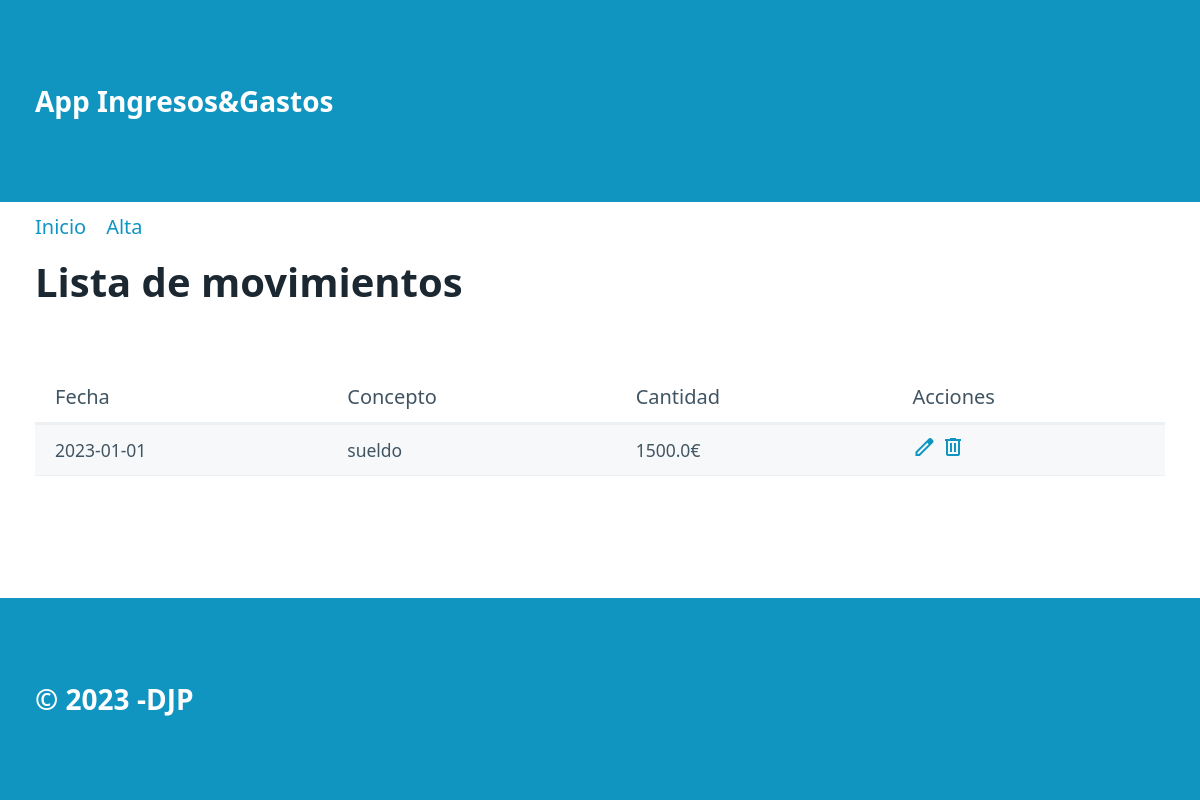
Before: / with the older database file.
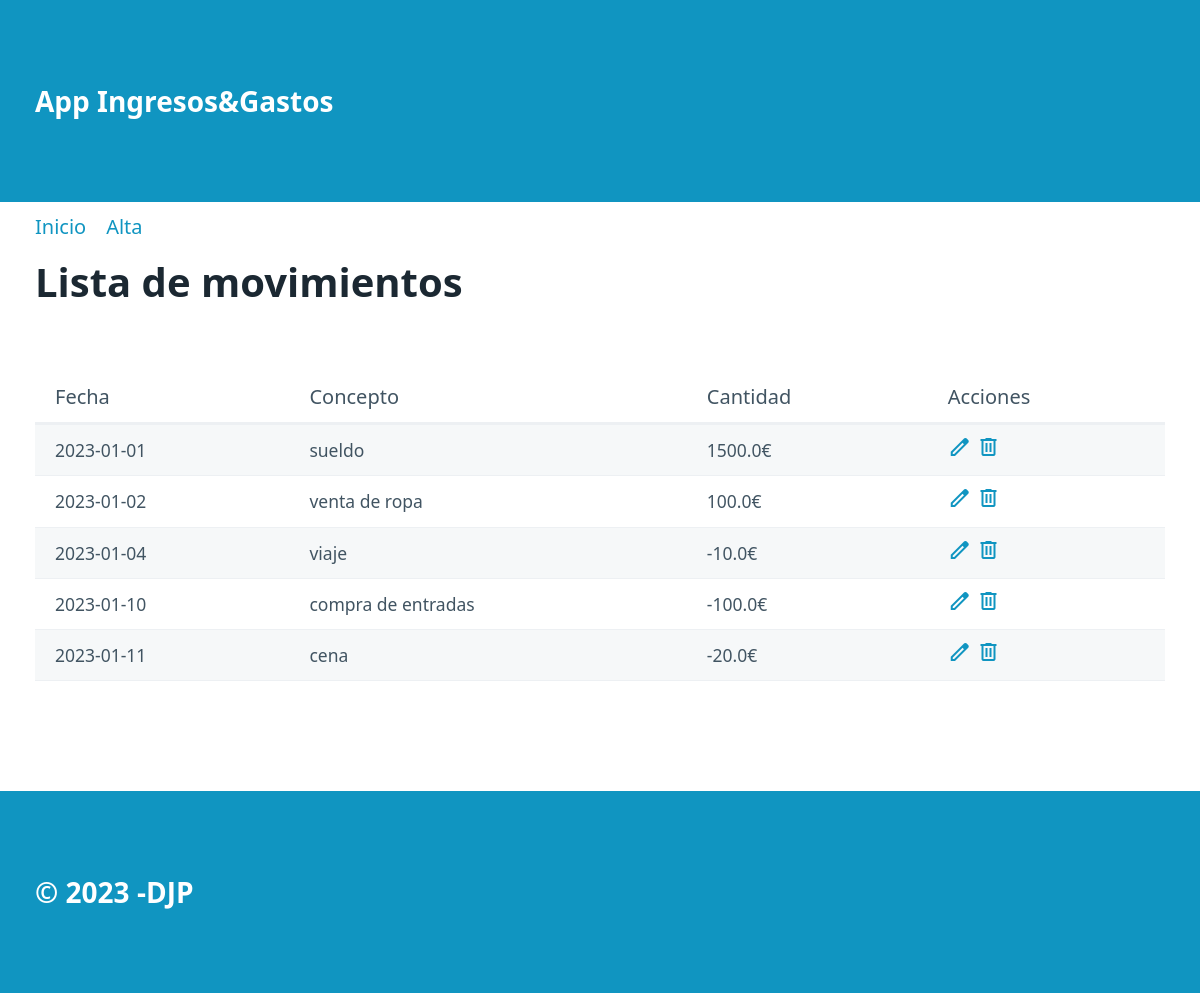
After: the same page with the newer database file.
### tables this page shows
CREATE TABLE "movement" (
	"id"	INTEGER,
	"date"	TEXT NOT NULL,
	"concept"	TEXT NOT NULL,
	"quantity"	REAL NOT NULL,
	PRIMARY KEY("id" AUTOINCREMENT)
);

### registro_ig/routes.py (the view)
@app.route('/')
def index():
    registros = select_all()
    datos_mov=[
        {"id":1,"date":"2022-01-01","concept":"Sueldo","quantity":1500},
        {"id":2,"date":"2022-01-05","concept":"Regalo Reyes","quantity":-150},
        {"id":3,"date":"2022-01-06","concept":"Almuerzo Reyes","quantity":-100},
    ]
    return render_template('index.html',pageTitle="Todos",data=registros)

### registro_ig/models.py (called while the page is built)
def select_all():
    con = sqlite3.connect(ORIGIN_DATA)
    cur = con.cursor()
    res = cur.execute('SELECT id,date,concept,quantity from movement order by date')
    filas = res.fetchall() #capturo las filas de datos
    columnas = res.description #capturo los nombres de columnas
    resultado = []
    for fila in filas:
        dato = {}
        posicion = 0
        for campo in columnas:
            dato[campo[0]] = fila[posicion]
            posicion += 1
        resultado.append(dato)
    con.close()
    return resultado

### registro_ig/templates/index.html (shortened to what this page needs)
{% extends "base.html" %}
{% block section %}
<h1>Lista de movimientos</h1>
        <table role="grid">
            <thead>
                <tr>
                    <th>Fecha</th>
                    <th>Concepto</th>
                    <th>Cantidad</th>
                    <th>Acciones</th>
                </tr>
            </thead>
            <tbody>
                {% for movements in data %}
                <tr>
                    <td>{{movements.date}}</td>
                    <td>{{movements.concept}}</td>
                    <td>{{movements.quantity}}€</td>
                    <td>
                        <a href="/update/{{movements.id}}">
                            <span class="material-symbols-outlined">
                            </span>
                        </a>
                        <a href="/delete/{{movements.id}}">
                            <span class="material-symbols-outlined">
                            </span>
                        </a>
                    </td>
                </tr>
                {% endfor %}
            </tbody>
        </table>
{% endblock %}

### registro_ig/templates/base.html (shortened to what this page needs)
<!DOCTYPE html>
<html lang="en">
<head>
    <link rel="stylesheet" href="/static/css/pico.css">
    <link rel="stylesheet" href="/static/styles.css">
</head>
<body>
    <header>
        <div class="container">
            App Ingresos&Gastos
        </div>
    </header>
    <nav class="container">
        <ul>
          <li><a href="/">Inicio</a></li>
          <li><a href="/new">Alta</a></li>
        </ul>
      </nav>
    <section class="container">
        {% block section %}
        {% endblock %}
    </section>
    <footer>
        <div class="container">
            &copy; 2023 -DJP
        </div>
    </footer>
</body>
</html>

### registro_ig/static/styles.css (style rules this page uses)
header,footer { background-color: var(--primary); color: var(--primary-inverse); font-size: 1.4em; font-weight: bold; }
body { min-height: 100vh; display: grid; grid-template-rows: auto 50px 1fr auto; margin: 0; }

Changed rows visible on the page:
added movement: date "2023-01-02", concept "venta de ropa", quantity "100.0"
added movement: date "2023-01-04", concept "viaje", quantity "-10.0"
added movement: date "2023-01-10", concept "compra de entradas", quantity "-100.0"
added movement: date "2023-01-11", concept "cena", quantity "-20.0"
